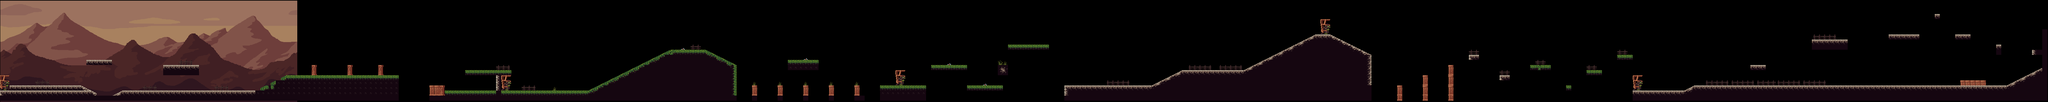

This is a level from a 2D game, rendered from its Tiled map with the project's own tilesets. A one-line summary and the map file follow, with tile-layer data summarised:
An orthogonal 400x20 tile map with 16x16 px tiles, 2 tile layers (MainTerrain, Terrain), 1 image layer and 279 objects (16x enemy, 8x Soul, 3x key, Player, boss).

<map version="1.10" tiledversion="1.12.2" orientation="orthogonal" renderorder="right-down" width="400" height="20" tilewidth="16" tileheight="16" infinite="0" nextlayerid="5" nextobjectid="67">
 <tileset firstgid="1" name="tile.EdenPlatforms" tilewidth="16" tileheight="16" tilecount="256" columns="16">
  <image source="tile.EdenPlatforms.png" width="256" height="256" />
 </tileset>
 <imagelayer id="2" name="Background" offsetx="1.04982" offsety="2.75859" repeatx="1">
  <image source="EdenPlatforms.BG.png" width="928" height="331" />
 </imagelayer>
 <layer id="1" name="MainTerrain" width="400" height="20" offsetx="-2.33333" offsety="-4">
  <data>[8000 cells, 1646 non-empty, 54 distinct tile ids]</data>
 </layer>
 <objectgroup id="4" name="blocks">
  <object id="1" x="43.6547" y="281.331" width="25.8695" height="1.61684" />
  <object id="2" x="71.9495" y="280.522" width="174.619" height="15.36" />
  <object id="3" x="253.036" y="284.564" width="16.9768" height="22.6358" />
  <object id="4" x="276.48" y="296.691" width="18.5937" height="14.5516" />
  <object id="5" x="367.023" y="299.924" width="24.2526" height="8.08421" />
  <object id="6" x="391.134" y="288.365" width="404.211" height="26.6779" />
  <object id="7" x="274.863" y="192.404" width="72.7579" height="12.1263" />
  <object id="8" x="516.581" y="210.189" width="101.861" height="24.2526" />
  <object id="32" x="4368.71" y="270.821" width="15.36" height="48.5053" />
  <object id="33" x="4447.93" y="238.484" width="16.1684" height="80.8421" />
  <object id="34" x="4528.77" y="209.381" width="15.36" height="107.52" />
  <object id="35" x="4592.64" y="173.002" width="30.72" height="17.7853" />
  <object id="36" x="4689.65" y="240.909" width="29.9116" height="14.5516" />
  <object id="37" x="4784.24" y="206.956" width="63.0568" height="15.36" />
  <object id="38" x="4895.8" y="271.629" width="16.9768" height="17.7853" />
  <object id="39" x="4960.47" y="224.741" width="48.5053" height="14.5516" />
  <object id="40" x="5055.87" y="176.236" width="47.6968" height="14.5516" />
  <object id="41" x="5103.56" y="289.415" width="160.876" height="29.1032" />
  <object id="44" x="5472.2" y="208.573" width="47.6968" height="13.7432" />
  <object id="45" x="5662.99" y="128.539" width="111.562" height="32.3368" />
  <object id="46" x="5905.52" y="111.562" width="94.5853" height="15.36" />
  <object id="47" x="6048.61" y="46.8884" width="14.5516" height="17.7853" />
  <object id="48" x="6110.85" y="113.179" width="47.6968" height="14.5516" />
  <object id="49" x="6240.2" y="144.707" width="14.5516" height="31.5284" />
  <object id="50" x="6352.57" y="158.451" width="30.72" height="18.5937" />
  <object id="51" x="6384.1" y="95.3937" width="14.5516" height="126.114" />
  <object id="59" x="6269.33" y="273" width="27.6667" height="50.6667" />
  <object id="60" x="6282.67" y="268" width="24.6667" height="55" />
  <object id="61" x="6294.67" y="262.333" width="30" height="66.6667" />
  <object id="62" x="6306.67" y="257.667" width="30.6667" height="62.3333" />
  <object id="63" x="6320.33" y="249.333" width="38.3333" height="75" />
  <object id="64" x="6311.33" y="252.667" width="38" height="66" />
  <object id="65" x="6327" y="246.333" width="44" height="87.6667" />
  <object id="66" x="6333.33" y="242.667" width="45.3333" height="80.3333" />
  <object id="67" x="6344" y="239.333" width="42.6667" height="66.6667" />
  <object id="68" x="6353" y="234" width="17" height="19" />
  <object id="69" x="6362" y="230.667" width="18.3333" height="12" />
  <object id="70" x="6367.33" y="226.667" width="15.3333" height="11.6667" />
  <object id="71" x="6377.33" y="222.667" width="8.66667" height="7.66667" />
  <object id="72" x="6279.67" y="269.333" width="23.3333" height="26.3333" />
  <object id="73" x="5266.75" y="289.25" width="13.5" height="34.75" />
  <object id="74" x="5260.75" y="289.5" width="19" height="35" />
  <object id="75" x="5270.5" y="285.5" width="15.25" height="31" />
  <object id="76" x="5278.25" y="282" width="13.25" height="20.5" />
  <object id="77" x="5286.25" y="278.25" width="8.25" height="13.25" />
  <object id="78" x="5292.25" y="275.25" width="6.5" height="12" />
  <object id="79" x="5296" y="271" width="2.25" height="6" />
  <object id="80" x="4157.67" y="116.333" width="12.6667" height="17" />
  <object id="84" x="4168.33" y="120" width="6.33333" height="14.3333" />
  <object id="85" x="4173.33" y="123.667" width="7" height="18.6667" />
  <object id="86" x="4176.33" y="130" width="17.3333" height="26.6667" />
  <object id="87" x="4188.67" y="135.667" width="15.6667" height="26" />
  <object id="88" x="4197" y="142.333" width="18" height="21.3333" />
  <object id="89" x="4208.67" y="153.333" width="20.6667" height="30.6667" />
  <object id="90" x="4213.33" y="146.333" width="10.6667" height="30.6667" />
  <object id="91" x="4217" y="148.667" width="11" height="32.6667" />
  <object id="92" x="4225.67" y="153" width="11" height="36" />
  <object id="93" x="4233" y="157" width="12" height="32.3333" />
  <object id="94" x="4241" y="162.333" width="14.3333" height="39" />
  <object id="95" x="4253.33" y="165" width="10.3333" height="41" />
  <object id="96" x="4262.33" y="167.667" width="6" height="36" />
  <object id="97" x="4269.67" y="172.667" width="7.33333" height="46.6667" />
  <object id="98" x="4278.67" y="175.667" width="8.33333" height="144.333" />
  <object id="99" x="4112" y="113.333" width="48" height="17.6667" />
  <object id="100" x="4104" y="116.333" width="6" height="30.3333" />
  <object id="101" x="4097.33" y="118.667" width="3.33333" height="53.3333" />
  <object id="102" x="4099.67" y="119" width="10.3333" height="40.6667" />
  <object id="103" x="4089" y="125" width="13" height="41.6667" />
  <object id="104" x="4081.67" y="129" width="15" height="39.6667" />
  <object id="105" x="4073.33" y="132.333" width="18.6667" height="48.3333" />
  </objectgroup>
 <layer id="3" name="Terrain" width="400" height="20" offsetx="3.33333" offsety="1.5">
  <data>[8000 cells, 6 non-empty, 1 distinct tile ids]</data>
 </layer>
 <objectgroup id="5" name="spawns">
  <!-- 21 objects omitted --></objectgroup>
</map>
<!-- 209 of 279 objects omitted -->
